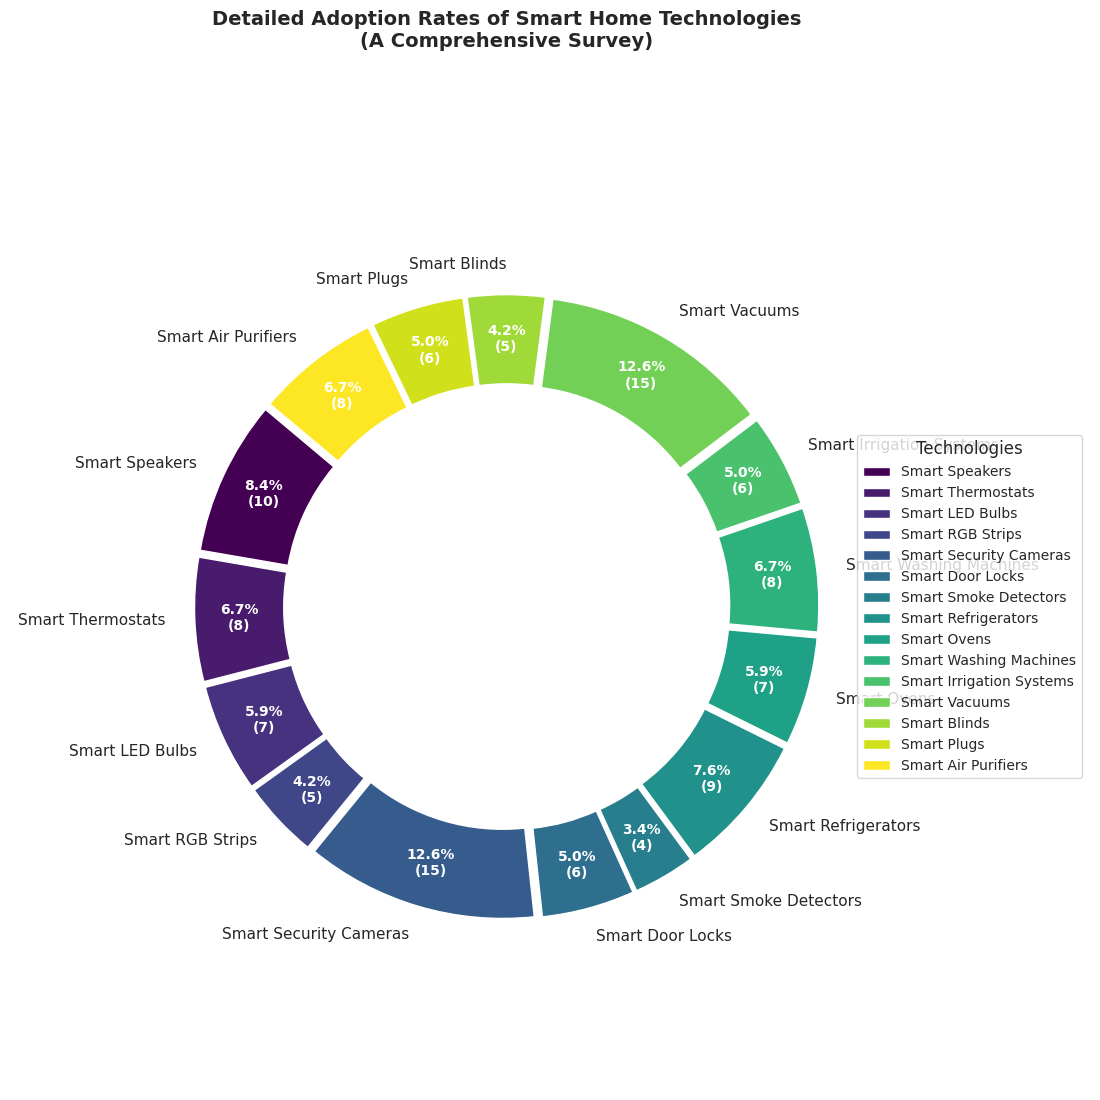

This figure's Python source:
import matplotlib.pyplot as plt
import numpy as np

# Define the data
labels = [
    'Smart Speakers', 'Smart Thermostats', 'Smart LED Bulbs', 
    'Smart RGB Strips', 'Smart Security Cameras', 'Smart Door Locks', 
    'Smart Smoke Detectors', 'Smart Refrigerators', 'Smart Ovens', 
    'Smart Washing Machines', 'Smart Irrigation Systems', 'Smart Vacuums',
    'Smart Blinds', 'Smart Plugs', 'Smart Air Purifiers'
]
sizes = [10, 8, 7, 5, 15, 6, 4, 9, 7, 8, 6, 15, 5, 6, 8]
colors = plt.cm.viridis(np.linspace(0, 1, len(labels)))

# Create a figure and axis
fig, ax = plt.subplots(figsize=(11, 11), subplot_kw=dict(aspect="equal"))

# Create the donut pie chart
wedges, texts, autotexts = ax.pie(
    sizes, 
    labels=labels, 
    colors=colors, 
    autopct=lambda pct: '{:.1f}%\n({:d})'.format(pct, int(np.round(pct/100.*np.sum(sizes)))),
    startangle=140, 
    pctdistance=0.85,
    wedgeprops=dict(width=0.3), 
    explode=[0.05]*len(labels)
)

# Draw a white circle at the center
center_circle = plt.Circle((0, 0), 0.55, fc='white')
fig.gca().add_artist(center_circle)

# Equal aspect ratio
ax.axis('equal')

# Title
plt.title('Detailed Adoption Rates of Smart Home Technologies\n(A Comprehensive Survey)', fontsize=14, fontweight='bold', y=1.08)

# Customize percentage labels
for autotext in autotexts:
    autotext.set_color('white')
    autotext.set_size(10)
    autotext.set_weight('bold')

# Add a legend
ax.legend(wedges, labels, title="Technologies", loc="center left", bbox_to_anchor=(1, 0, 0.5, 1), fontsize=10)

# Adjust layout
plt.tight_layout()

# Display the chart
plt.show()
